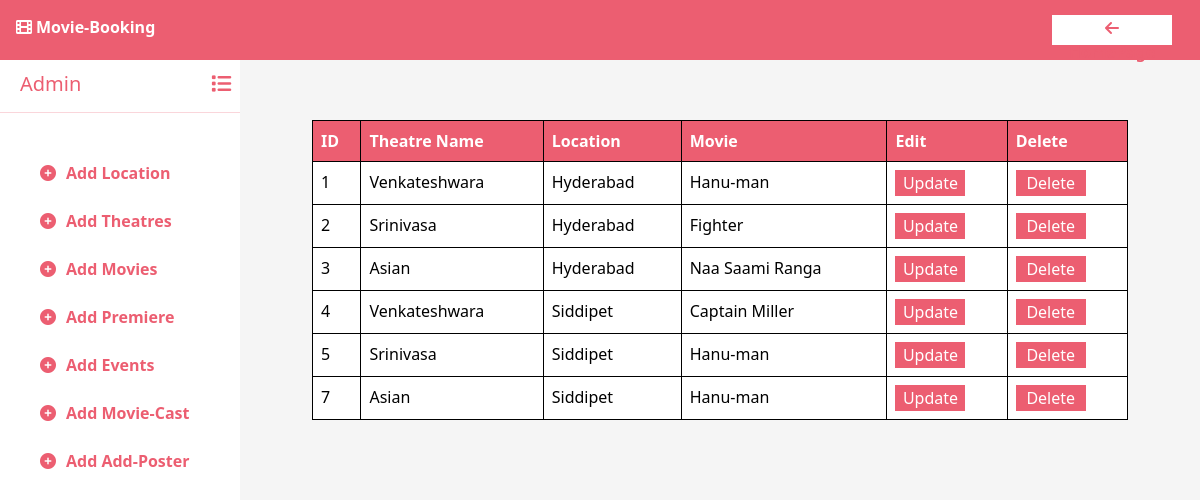
Page /theatreManage/ on the earlier database version.
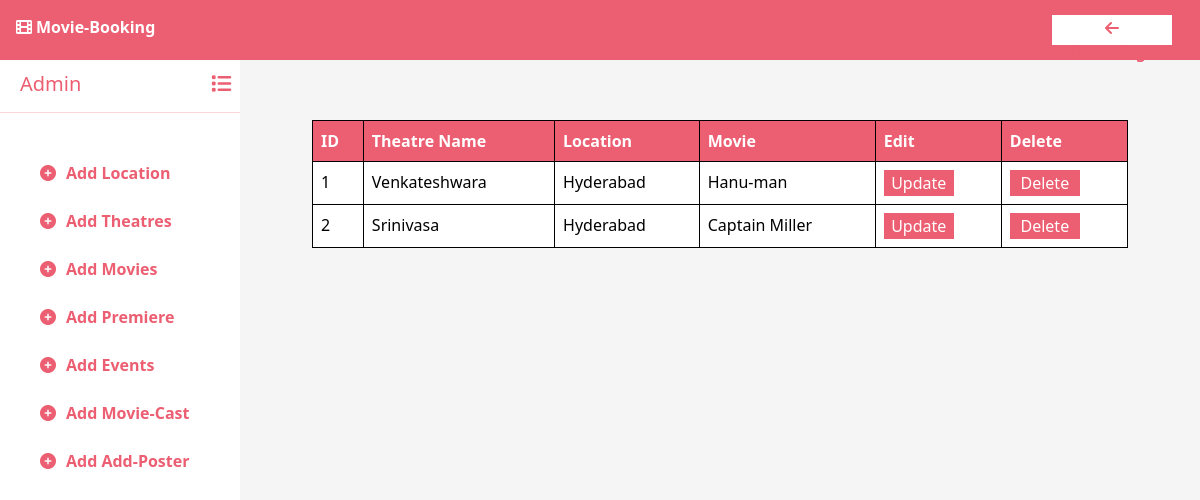
Same page on the later database version.
### movie/models.py (models this page shows)
class Theatre(models.Model):
    theatre_name = models.CharField(max_length=50)
    location = models.ForeignKey(Location, on_delete=models.CASCADE)
    movie = models.ForeignKey(Movie, on_delete=models.CASCADE)

class Location(models.Model):
    location = models.CharField(max_length=50)
    movie = models.ForeignKey(Movie, on_delete=models.CASCADE)

class Movie(models.Model):
    movie_name = models.CharField(max_length=50)
    duration = models.CharField(max_length=10)
    type = models.CharField(max_length=100)
    release_date = models.CharField(max_length=20)
    languages = models.CharField(max_length=50)
    movie_poster = models.ImageField(upload_to='images')
    dimension = models.CharField(max_length=50)
    about_movie = models.TextField(max_length=500)

### movie/views.py (the view)
# urls.py: path('theatreManage/',views.theatreManage),
def theatreManage(request):
    context={}
    theatre = Theatre.objects.all()
    context["theatres"] = theatre
    return render(request,"theatreManage.html",context)

### movie/templates/theatreManage.html (shortened to what this page needs)
<!DOCTYPE html>
<html lang="en">
<head>
    <link href="https://cdn.jsdelivr.net/npm/bootstrap@5.3.2/dist/css/bootstrap.min.css" rel="stylesheet">
    <link rel="stylesheet" href="https://cdnjs.cloudflare.com/ajax/libs/font-awesome/6.0.0/css/all.min.css">
</head>
<body>
    <nav class="navbar navbar-expand-lg d-flex flex-row bg-white fixed-top">
        <div class="container-fluid justify-content-start">
            <p class="fonticon"><i class="fa-solid fa-film mx-1"></i>Movie-Booking</p>
        </div>
        <div class="container-fluid justify-content-end mx-3">
            <button type="button" id="logbtn" onclick="back()"><i class="fa-solid fa-arrow-left mx-1"></i>HomePage</button>
        </div>
    </nav>
    <div class="sidebar">
        <div class="sidebar-content">
            <h5 class="admin">Admin<i class="fa-solid fa-list"></i></h5><hr>
        </div>
        <P class="links"><i class="fa-solid fa-circle-plus"></i><a href="/addLocation/" class="addlink">Add Location</a></P>
        <P class="links"><i class="fa-solid fa-circle-plus"></i><a href="/addTheatre/" class="addlink">Add Theatres</a></P>
        <P class="links"><i class="fa-solid fa-circle-plus"></i><a href="/addMovies/" class="addlink">Add Movies</a></P>
        <P class="links"><i class="fa-solid fa-circle-plus"></i><a href="/addPremiere/" class="addlink">Add Premiere</a></P>
        <P class="links"><i class="fa-solid fa-circle-plus"></i><a href="/addEvents/" class="addlink">Add Events</a></P>
        <P class="links"><i class="fa-solid fa-circle-plus"></i><a href="/addCast/" class="addlink">Add Movie-Cast</a></P>
        <P class="links"><i class="fa-solid fa-circle-plus"></i><a href="/addPoster/" class="addlink">Add Add-Poster</a></P>
    </div>
    <div class="content">
        <div class="container d-flex align-items-center justify-content-center">
            <div class="table-responsive">
                <table class="table">
                    <tr>
                        <th>ID</th>
                        <th>Theatre Name</th>
                        <th>Location</th>
                        <th>Movie</th>
                        <th>Edit</th>
                        <th>Delete</th>
                    </tr>
                    {% for theatre in theatres %}
                    <tr>
                        <td>{{theatre.id}}</td>
                        <td>{{theatre.theatre_name}}</td>
                        <td>{{theatre.location.location}}</td>
                        <td>{{theatre.movie.movie_name}}</td>
                        <td><button class="edbtn"><a href="/edittheatre/{{theatre.id}}/" class="hrefbtn">Update</a></button></td>
                        <td><button class="edbtn" onclick="deleteTheatre()"><a href="/deletetheatre/{{theatre.id}}/" class="hrefbtn">Delete</a></button></td>
                    </tr>
                    {% endfor %}
                </table>
            </div>
        </div>
    </div>
</body>
</html>

Differences in the rows shown:
removed Theatre: id "3", theatre_name "Asian", location.location "Hyderabad", movie.movie_name "Naa Saami Ranga"
removed Theatre: id "4", theatre_name "Venkateshwara", location.location "Siddipet", movie.movie_name "Captain Miller"
removed Theatre: id "5", theatre_name "Srinivasa", location.location "Siddipet", movie.movie_name "Hanu-man"
removed Theatre: id "7", theatre_name "Asian", location.location "Siddipet", movie.movie_name "Hanu-man"
changed Theatre "Srinivasa": movie.movie_name "Fighter" → "Captain Miller"
